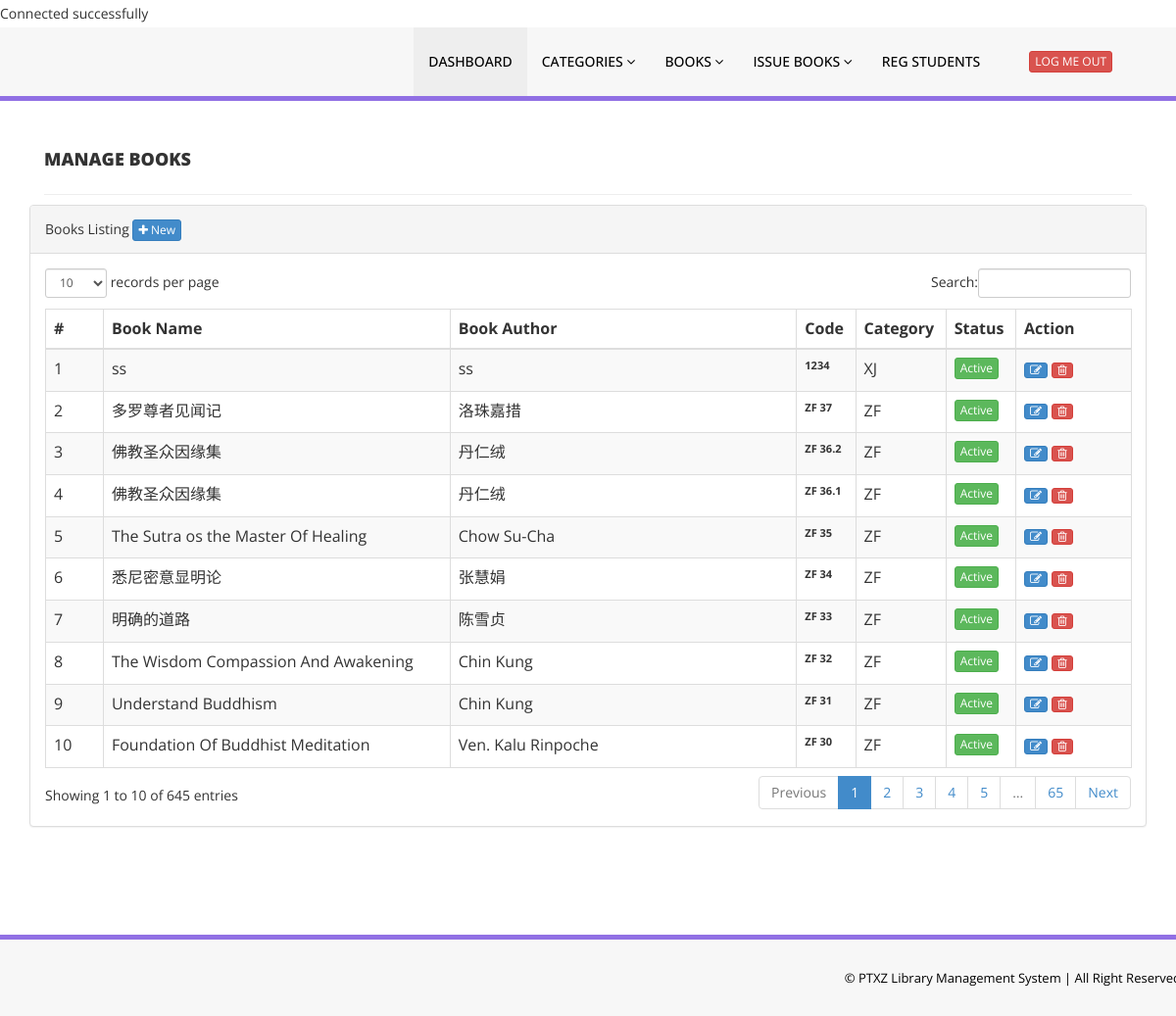
Page /admin/manage-books2.php (signed in) on the committed database.
### tables this page shows
CREATE TABLE `library` (
  `book_no` int(11) NOT NULL AUTO_INCREMENT,
  `book_code` varchar(10) DEFAULT NULL,
  `book_title` varchar(100) DEFAULT NULL,
  `book_author` varchar(100) DEFAULT NULL,
  `book_status` tinyint(4) DEFAULT '1',
  `book_desc` varchar(1000) DEFAULT 'no description',
  `book_create` timestamp NULL DEFAULT CURRENT_TIMESTAMP,
  `book_update` timestamp NULL DEFAULT NULL ON UPDATE CURRENT_TIMESTAMP,
  `book_category` varchar(20) DEFAULT NULL,
  UNIQUE KEY `book_no_UNIQUE` (`book_no`),
  UNIQUE KEY `book_code_UNIQUE` (`book_code`)
);

### admin/manage-books2.php (the view, shortened to what this page needs)
<?php
include('includes/config.php');
if(strlen($_SESSION['alogin'])==0)
    {
header('location:index.php');
}
else{
    ?>
<!DOCTYPE html>
<html xmlns="http://www.w3.org/1999/xhtml">
<head>
    <link href="assets/css/bootstrap.css" rel="stylesheet" />
    <link href="assets/css/font-awesome.css" rel="stylesheet" />
    <link href="assets/js/dataTables/dataTables.bootstrap.css" rel="stylesheet" />
    <link href="assets/css/style.css" rel="stylesheet" />
    <link href="assets/css/override_default.css" rel="stylesheet" />
</head>
<body>
<?php include('includes/header.php');?>
    <div class="content-wrapper">
         <div class="container">
            <div class="col-md-12">
                <h4 class="header-line">Manage Books</h4>
    </div>
     <div class="row">
</div>
            <div class="row">
                <div class="col-md-12">
                    <div class="panel panel-default">
                        <div class="panel-heading">
                           Books Listing <a href="add-book2.php"><button class="btn btn-primary btn-xs"><i class="fa fa-plus"></i> New</button></a>
                        </div>
                        <div class="panel-body">
                            <div class="table-responsive">
                                <table class="table table-striped table-bordered table-hover" id="example">
                                    <thead>
                                        <tr>
                                            <th>#</th>
                                            <th>Book Name</th>
                                            <th>Book Author</th>
                                            <th>Code</th>
                                            <th>Category</th>
                                            <th>Status</th>
                                            <th>Action</th>
                                        </tr>
                                    </thead>
                                    <tbody>
<?php $sql = "SELECT book_title,book_author,book_code,book_category,book_no as bookid from library order by book_no desc";
$query = $dbh -> prepare($sql);
$query->execute();
$results=$query->fetchAll(PDO::FETCH_OBJ);
$cnt=1;
if($query->rowCount() > 0)
{
foreach($results as $result)
{               ?>
                                        <tr class="odd gradeX">
                                            <td class="center"><?php echo htmlentities($cnt);?></td>
                                            <td class="center"><?php echo htmlentities($result->book_title);?></td>
                                            <td class="center"><?php echo htmlentities($result->book_author);?></td>
                                            <td class="center"><p style="font-size: 11px; font-weight: 700"><?php echo htmlentities($result->book_code);?></p></td>
                                            <td class="center"><?php echo htmlentities($result->book_category);?></td>
                                            <td class="center"><button class="btn btn-success btn-xs">Active</button> </td>
                                            <td class="center">
                                            <a href="edit-book2.php?bookid=<?php echo htmlentities($result->bookid);?>"><button class="btn btn-primary btn-xs"><i class="fa fa-edit "></i></button>
                                          <a href="manage-books2.php?del=<?php echo htmlentities($result->bookid);?>" onclick="return confirm('Are you sure you want to delete?');">  <button class="btn btn-danger btn-xs"><i class="fa fa-trash-o"></i></button>
                                            </td>
                                        </tr>
 <?php $cnt=$cnt+1;}} ?>
                                    </tbody>
                                </table>
                            </div>
                        </div>
                    </div>
                </div>
            </div>
    </div>
    </div>
  <?php include('includes/footer.php');?>
</body>
</html>
<?php } ?>

### admin/assets/css/style.css (style rules this page uses)
.content-wrapper { margin-top: 40px; min-height:800px; padding-bottom:90px; }
.header-line { font-weight:900; padding-bottom:25px; border-bottom:1px solid #eeeeee; text-transform:uppercase; }

### rows in the picture
library: book_title "ss", book_author "ss", book_code "1234", book_category "XJ"
library: book_title "多罗尊者见闻记", book_author "洛珠嘉措", book_code "ZF 37", book_category "ZF"
library: book_title "佛教圣众因缘集", book_author "丹仁绒", book_code "ZF 36.2", book_category "ZF"
library: book_title "佛教圣众因缘集", book_author "丹仁绒", book_code "ZF 36.1", book_category "ZF"
library: book_title "The Sutra os the Master Of Healing", book_author "Chow Su-Cha", book_code "ZF 35", book_category "ZF"
library: book_title "悉尼密意显明论", book_author "张慧娟", book_code "ZF 34", book_category "ZF"
library: book_title "明确的道路", book_author "陈雪贞", book_code "ZF 33", book_category "ZF"
library: book_title "The Wisdom Compassion And Awakening", book_author "Chin Kung", book_code "ZF 32", book_category "ZF"
library: book_title "Understand Buddhism", book_author "Chin Kung", book_code "ZF 31", book_category "ZF"
library: book_title "Foundation Of Buddhist Meditation", book_author "Ven. Kalu Rinpoche", book_code "ZF 30", book_category "ZF"
